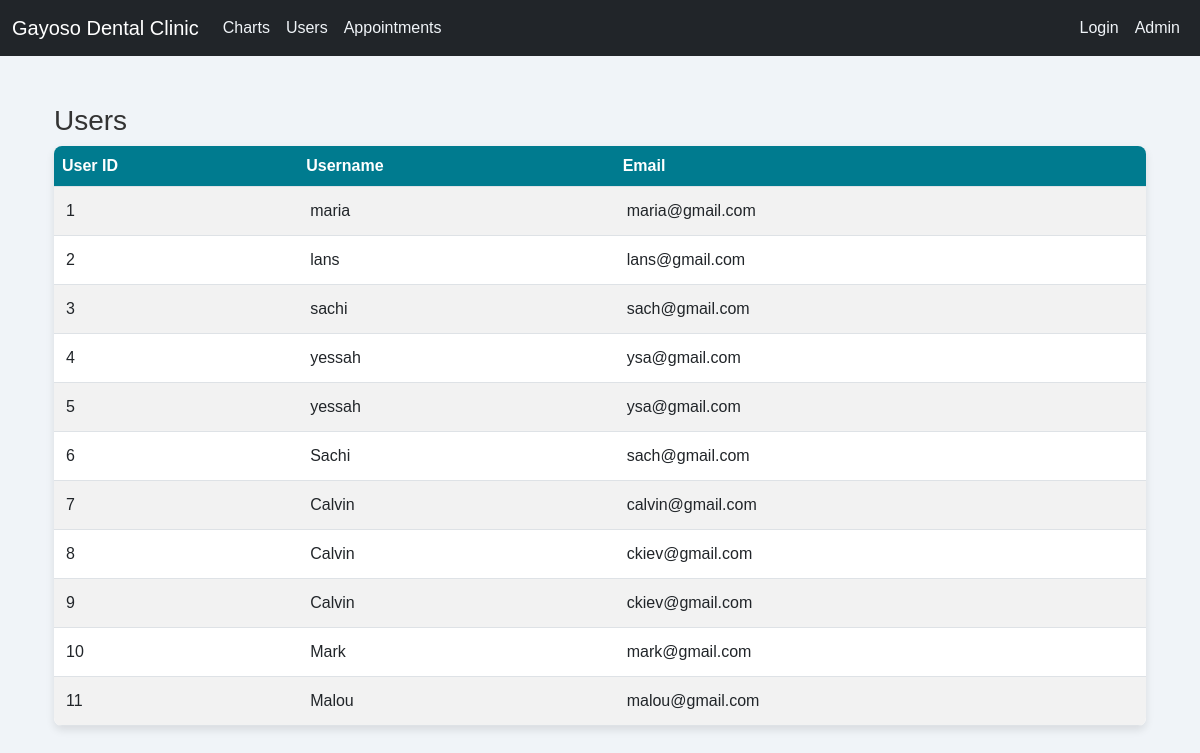
/admin/user.php (signed in), run on the app's committed database.
### tables this page shows
CREATE TABLE `users` (
  `id` int(11) NOT NULL,
  `username` varchar(50) NOT NULL,
  `password` varchar(255) NOT NULL,
  `email` varchar(100) DEFAULT NULL,
  `created_at` datetime DEFAULT current_timestamp()
);

### admin/user.php (the view, shortened to what this page needs)
<?php
require_once '../config/db_config.php';
$stmt = $conn->query('SELECT id, username, email FROM users');
$users = $stmt->fetchAll(PDO::FETCH_ASSOC);
?>
<!DOCTYPE html>
<html lang="en">
<head>
    <link href="https://cdn.jsdelivr.net/npm/bootstrap@5.3.0/dist/css/bootstrap.min.css" rel="stylesheet">
    <link href="../assets/css/style.css" rel="stylesheet">
</head>
<body>
    <?php include '../admin/includes/header.php'; ?>
    <div class="container mt-5">
        <h3>Users</h3>
        <table class="table table-striped">
            <thead>
                <tr>
                    <th>User ID</th>
                    <th>Username</th>
                    <th>Email</th>
                </tr>
            </thead>
            <tbody>
                <?php foreach ($users as $user): ?>
                    <tr>
                        <td><?php echo htmlspecialchars($user['id']); ?></td>
                        <td><?php echo htmlspecialchars($user['username']); ?></td>
                        <td><?php echo htmlspecialchars($user['email']); ?></td>
                    </tr>
                <?php endforeach; ?>
            </tbody>
        </table>
    </div>
</body>
</html>

### admin/includes/header.php (shortened to what this page needs)
<!DOCTYPE html>
<html lang="en">
<head>
    <link href="https://cdn.jsdelivr.net/npm/bootstrap@5.3.0/dist/css/bootstrap.min.css" rel="stylesheet">
    <link href="../assets/css/style.css" rel="stylesheet">
</head>
<body>
    <nav class="navbar navbar-expand-lg navbar-dark bg-dark">
        <div class="container-fluid">
            <a class="navbar-brand" href="../views/index.php">Gayoso Dental Clinic</a>
            <div class="collapse navbar-collapse" id="navbarNav">
                <ul class="navbar-nav me-auto">
                    <li class="nav-item">
                        <a class="nav-link" href="../admin/report.php">Charts</a>
                    </li>
                    <li class="nav-item">
                        <a class="nav-link" href="user.php">Users</a>
                    </li>
                    <li class="nav-item">
                        <a class="nav-link" href="manage_appointments.php">Appointments</a>
                    </li>
                </ul>
                <ul class="navbar-nav">
                    <?php if (isset($_SESSION['username'])): ?>
                        <li class="nav-item">
                            <a class="nav-link" href="#">Welcome, <?php echo htmlspecialchars($_SESSION['username']); ?></a>
                        </li>
                        <li class="nav-item">
                            <a class="nav-link btn btn-outline-light" href="#" data-bs-toggle="modal" data-bs-target="#logoutConfirmation">Logout</a>
                        </li>
                    <?php else: ?>
                        <li class="nav-item">
                            <a class="nav-link btn btn-outline-light" href="../views/login.php">Login</a>
                        </li>
                        <li class="nav-item">
                            <a class="nav-link btn btn-outline-light" href="../admin/login.php">Admin</a>
                        </li>
                    <?php endif; ?>
                </ul>
            </div>
        </div>
    </nav>
    <div class="container mt-5">

### assets/css/style.css (style rules this page uses)
body { background-color: #f0f4f8; color: #333; font-family: 'Arial', sans-serif; }
.navbar { background-color: #004b63; color: #fff; }
.navbar .nav-link { color: #f0f4f8 !important; }
.table { background-color: #fff; border-radius: 8px; overflow: hidden; box-shadow: 0px 4px 8px rgba(0, 0, 0, 0.1); }
.table th { background-color: #007b8f; color: #fff; }
.table td { padding: 12px; }
* { transition: all 0.3s ease-in-out; }

### data on the page
users: id "1", username "maria", email "maria@gmail.com"
users: id "2", username "lans", email "lans@gmail.com"
users: id "3", username "sachi", email "sach@gmail.com"
users: id "4", username "yessah", email "ysa@gmail.com"
users: id "5", username "yessah", email "ysa@gmail.com"
users: id "6", username "Sachi", email "sach@gmail.com"
users: id "7", username "Calvin", email "calvin@gmail.com"
users: id "8", username "Calvin", email "ckiev@gmail.com"
users: id "9", username "Calvin", email "ckiev@gmail.com"
users: id "10", username "Mark", email "mark@gmail.com"
users: id "11", username "Malou", email "malou@gmail.com"
